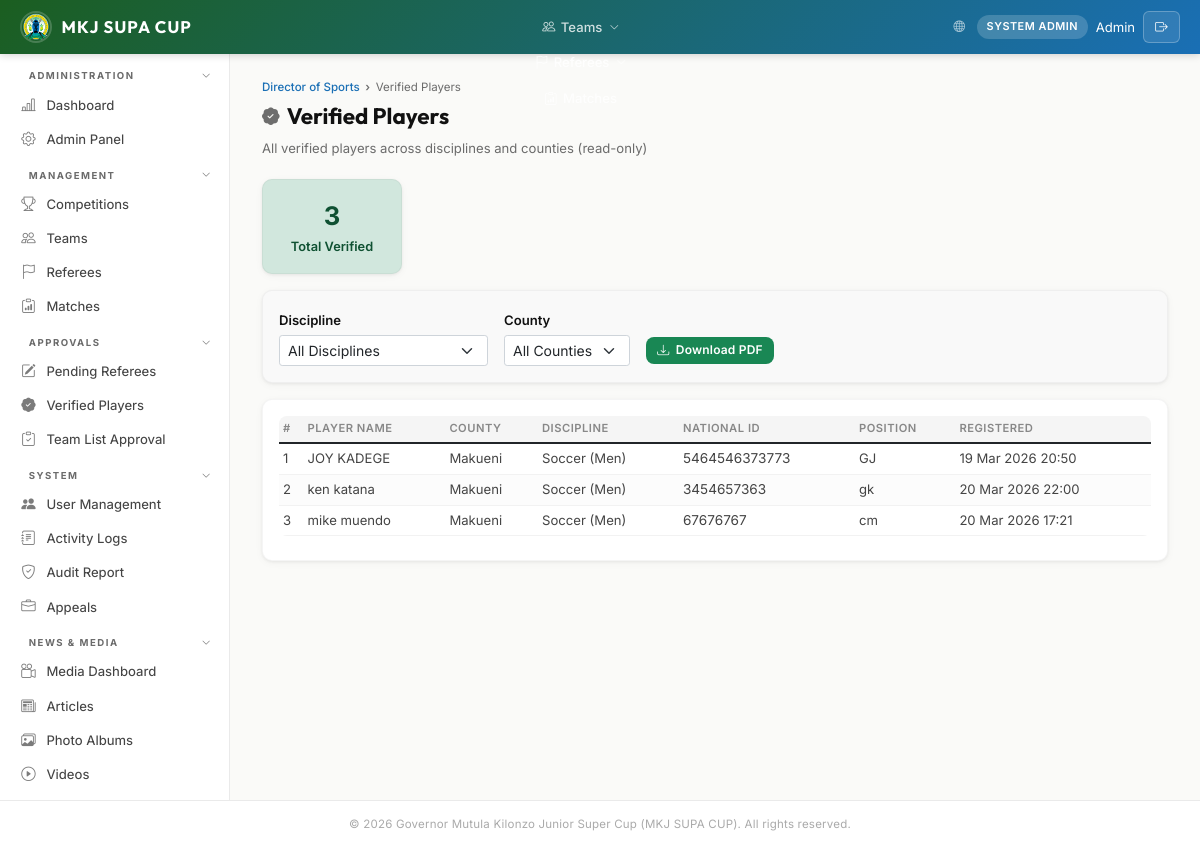
The app's page /portal/director-sports/verified-players/ (signed in) with its own data.
### accounts/models.py (models this page shows, shortened)
class User(AbstractBaseUser, PermissionsMixin):
    email       = models.EmailField(unique=True)
    first_name  = models.CharField(max_length=100)
    last_name   = models.CharField(max_length=100)
    phone       = models.CharField(max_length=13, validators=[kenya_phone_validator])
    role        = models.CharField(max_length=30, choices=UserRole.choices, default=UserRole.TEAM_MANAGER)
    county      = models.CharField(max_length=100, blank=True, help_text="Kenyan county")
    sub_county  = models.CharField(
        max_length=100, blank=True, default="",
        help_text="Sub-county or constituency assignment for sub-county sports officers",
    )
    profile_photo = models.ImageField(upload_to="profiles/", null=True, blank=True)
    is_active   = models.BooleanField(default=True)
    is_staff    = models.BooleanField(default=False)
    is_suspended = models.BooleanField(default=False, help_text="Admin-suspended account")
    assigned_discipline = models.CharField(
        max_length=30, blank=True, default="",
        help_text="Sport family or discipline this user manages (for Coordinator / Scout roles)",
    )
    must_change_password = models.BooleanField(
        default=False,
        help_text="When True the user must set a new password on next login.",
    )
    date_joined = models.DateTimeField(default=timezone.now)
    last_login  = models.DateTimeField(null=True, blank=True)
    objects = UserManager()
    USERNAME_FIELD  = "email"
    REQUIRED_FIELDS = ["first_name", "last_name"]
    class Meta:
        verbose_name      = "User"
        verbose_name_plural = "Users"
        ordering = ["last_name", "first_name"]

### teams/models.py (models this page shows, shortened)
class CountyPlayer(models.Model):
    discipline = models.ForeignKey(
        CountyDiscipline, on_delete=models.CASCADE,
        related_name="players",
    )
    first_name = models.CharField(max_length=100)
    last_name = models.CharField(max_length=100)
    date_of_birth = models.DateField()
    national_id_number = models.CharField(
        max_length=20, unique=True, validators=[national_id_validator],
        help_text="National ID — unique across all counties and disciplines",
    )
    huduma_number = models.CharField(
        max_length=30, blank=True, default="",
        help_text="Huduma Namba / Huduma Kenya number",
    )
    phone = models.CharField(max_length=13, validators=[kenya_phone_validator])
    sub_county = models.CharField(
        max_length=100, blank=True, default="",
        help_text="Sub-county the player represents",
    )
    ward = models.CharField(
        max_length=100, blank=True, default="",
        help_text="Ward within the sub-county",
    )
    position = models.CharField(max_length=10, blank=True, default="",
                                help_text="Player position (where applicable)")
    jersey_number = models.PositiveIntegerField(null=True, blank=True,
                                                help_text="Jersey number")
    photo = models.ImageField(upload_to="county_players/photos/", null=True, blank=True,
                              help_text="Passport-size photo (required)")
    iprs_photo = models.ImageField(
        upload_to="county_players/iprs_photos/", null=True, blank=True,
        help_text="Passport photo returned from IPRS lookup (auto-populated)",
    )
    id_document = models.ImageField(upload_to="county_players/ids/", null=True, blank=True,
                                    help_text="Copy of National ID (required)")
    birth_certificate = models.ImageField(
        upload_to="county_players/birth_certs/", null=True, blank=True,
        help_text="Copy of Birth Certificate (optional)",
    )
    verification_status = models.CharField(
        max_length=20,
        choices=[
            ("pending", "Pending Verification"),
            ("verified", "Verified / Approved"),
            ("rejected", "Rejected"),
            ("resubmit", "Requires Resubmission"),
        ],
        default="pending",
    )
    rejection_reason = models.TextField(blank=True, default="")
    huduma_status = models.CharField(
        max_length=20,
        choices=[
            ("not_checked", "Not Checked"),
            ("verified", "Verified"),
            ("failed", "Failed"),
        ],
        default="not_checked",
    )
    huduma_verified_at = models.DateTimeField(null=True, blank=True)
    higher_league_status = models.CharField(
        max_length=20,
        choices=[
            ("not_checked", "Not Checked"),
            ("clear", "Clear"),
            ("flagged", "Flagged — Higher League / National Team"),
        ],
        default="not_checked",
        help_text="For non-football disciplines: check if player is in higher league or national team",
    )
    higher_league_details = models.TextField(
        blank=True, default="",
        help_text="Details of higher league / national team participation if flagged",
    )
    registered_at = models.DateTimeField(auto_now_add=True)
    class Meta:
        ordering = ["last_name", "first_name"]

class CountyDiscipline(models.Model):
    registration = models.ForeignKey(
        CountyRegistration, on_delete=models.CASCADE,
        related_name="disciplines",
    )
    sport_type = models.CharField(max_length=30, choices=SportType.choices)
    sub_county = models.CharField(
        max_length=100,
        blank=True,
        default="",
        help_text="Sub-county or constituency that owns this discipline entry",
    )
    class Meta:
        unique_together = ["registration", "sport_type", "sub_county"]
        ordering = ["sub_county", "sport_type"]

class CountyRegistration(models.Model):
    user = models.OneToOneField(
        settings.AUTH_USER_MODEL,
        on_delete=models.CASCADE,
        related_name="county_registration",
    )
    county = models.CharField(
        max_length=100,
        choices=KenyaCounty.choices,
        unique=True,
        help_text="Kenyan county (only one admin per county)",
    )
    director_name = models.CharField(
        max_length=200, blank=True, default="",
        help_text="Full name of the Director of Sports for this county",
    )
    director_phone = models.CharField(
        max_length=13, validators=[kenya_phone_validator],
        help_text="Phone number of the Director of Sports",
    )
    status = models.CharField(
        max_length=20,
        choices=CountyRegStatus.choices,
        default=CountyRegStatus.PENDING_PAYMENT,
    )
    mpesa_reference = models.CharField(max_length=100, blank=True, default="",
                                        help_text="M-Pesa transaction code from confirmation SMS")
    mpesa_phone = models.CharField(max_length=13, blank=True, default="", validators=[kenya_phone_validator],
                                    help_text="Phone number used for M-Pesa payment")
    mpesa_checkout_id = models.CharField(max_length=100, blank=True, default="",
                                          help_text="Daraja STK push CheckoutRequestID")
    bank_slip = models.FileField(upload_to="county_reg/bank_slips/", null=True, blank=True,
                                  help_text="Bank deposit slip (image or PDF)")
    bank_reference = models.CharField(max_length=100, blank=True, default="",
                                       help_text="Bank payment/transfer reference code")
    payment_amount = models.DecimalField(max_digits=10, decimal_places=2, null=True, blank=True)
    payment_method = models.CharField(max_length=20, blank=True, default="",
                                       help_text="mpesa or bank_transfer")
    payment_submitted_at = models.DateTimeField(null=True, blank=True)
    approved_by = models.ForeignKey(
        settings.AUTH_USER_MODEL,
        on_delete=models.SET_NULL,
        null=True, blank=True,
        related_name="county_approvals",
    )
    approved_at = models.DateTimeField(null=True, blank=True)
    rejection_reason = models.TextField(blank=True, default="")
    created_at = models.DateTimeField(auto_now_add=True)
    updated_at = models.DateTimeField(auto_now=True)
    class Meta:
        ordering = ["county"]

### mkj_cms/web_views.py (the view)
# urls.py: path("portal/director-sports/verified-players/", director_sports_verified_players_view, name="director_sports_verified_players"),
@role_required('director_sports', 'admin')
def director_sports_verified_players_view(request):
    discipline_filter = request.GET.get('discipline', '')
    county_filter = request.GET.get('county', '')
    players = CountyPlayer.objects.filter(
        verification_status='verified',
    ).select_related('discipline', 'discipline__registration').order_by(
        'discipline__sport_type', 'discipline__registration__county', 'last_name',
    )
    if discipline_filter:
        players = players.filter(discipline__sport_type=discipline_filter)
    if county_filter:
        players = players.filter(discipline__registration__county=county_filter)
    disc_values = CountyDiscipline.objects.values_list('sport_type', flat=True).distinct().order_by('sport_type')
    disc_choices = [(st, dict(SportType.choices).get(st, st)) for st in disc_values]
    counties = CountyRegistration.objects.values_list('county', flat=True).distinct().order_by('county')
    return render(request, 'portal/director_sports/verified_players.html', {
        'players': players,
        'disciplines': disc_choices,
        'counties': counties,
        'discipline_filter': discipline_filter,
        'county_filter': county_filter,
        'total': players.count(),
    })

### mkj_cms/web_views.py (called while the page is built)
def role_required(*roles):
    def decorator(view):
        @wraps(view)
        @login_required(login_url='web_login')
        def wrapper(request, *args, **kwargs):
            if request.user.role not in roles and not request.user.is_superuser:
                messages.error(request, 'You do not have permission to access this page.')
                return redirect('dashboard')
            return view(request, *args, **kwargs)
        return wrapper
    return decorator

### templates/portal/director_sports/verified_players.html (shortened to what this page needs)
{% extends 'base.html' %}
{% block content %}
<div class="page-header">
    <div class="breadcrumb">
        <a href="{% url 'director_sports_dashboard' %}">Director of Sports</a>
        <span>Verified Players</span>
    </div>
    <h1><i class="bi bi-patch-check-fill"></i> Verified Players</h1>
    <p>All verified players across disciplines and counties (read-only)</p>
</div>
<div class="d-flex gap-3 mb-3 flex-wrap">
    <div class="card p-3 text-center" style="min-width:140px;background:#d1e7dd;">
        <div style="font-size:1.6rem;font-weight:700;color:#0f5132;">{{ total }}</div>
        <div style="font-size:.8rem;font-weight:600;color:#0f5132;">Total Verified</div>
    </div>
</div>
<div class="card p-3 mb-3" style="background:#f9f9f9;">
    <form method="get" class="d-flex gap-3 align-items-end flex-wrap">
        <div>
            <label class="form-label mb-1" style="font-size:.82rem;font-weight:600;">Discipline</label>
            <select name="discipline" class="form-select form-select-sm" onchange="this.form.submit()">
                <option value="">All Disciplines</option>
            </select>
        </div>
        <div>
            <label class="form-label mb-1" style="font-size:.82rem;font-weight:600;">County</label>
            <select name="county" class="form-select form-select-sm" onchange="this.form.submit()">
                <option value="">All Counties</option>
            </select>
        </div>
        <a href="{% url 'verified_players_pdf' %}?" class="btn btn-sm btn-success" style="margin-bottom:2px;">
            <i class="bi bi-download"></i> Download PDF
        </a>
    </form>
</div>
<div class="card p-3">
    <div class="table-responsive">
        <table class="table table-sm table-hover mb-0">
            <thead style="background:#f5f5f5;">
                <tr>
                    <th>#</th>
                    <th>Player Name</th>
                    <th>County</th>
                    <th>Discipline</th>
                    <th>National ID</th>
                    <th>Position</th>
                    <th>Registered</th>
                </tr>
            </thead>
            <tbody>
                {% for p in players %}
                <tr>
                    <td>{{ forloop.counter }}</td>
                    <td>{{ p.first_name }} {{ p.last_name }}</td>
                    <td>{{ p.discipline.registration.county|default:"—" }}</td>
                    <td>{{ p.discipline.get_sport_type_display }}</td>
                    <td style="font-size:.85rem;">{{ p.national_id_number }}</td>
                    <td>{{ p.position|default:"—" }}</td>
                    <td style="font-size:.82rem;white-space:nowrap;">
                        {{ p.registered_at|date:"d M Y H:i"|default:"—" }}
                    </td>
                </tr>
                {% empty %}
                <tr><td colspan="7" class="text-muted text-center">No verified players found</td></tr>
                {% endfor %}
            </tbody>
        </table>
    </div>
</div>
{% endblock %}

### templates/base.html (shortened to what this page needs)
{% load static %}
<!DOCTYPE html>
<html lang="en">
<head>
    <link rel="stylesheet" href="https://cdn.jsdelivr.net/npm/bootstrap@5.1.3/dist/css/bootstrap.min.css">
    <link rel="stylesheet" href="{% static 'css/style.css' %}">
    <link rel="stylesheet" href="https://cdn.jsdelivr.net/npm/bootstrap-icons@1.11.3/font/bootstrap-icons.min.css">
</head>
<body>
    {% block body %}
    <nav class="navbar">
        <div style="display:flex;align-items:center;gap:0">
            <a href="{% url 'dashboard' %}" class="navbar-brand">
                <img src="{% static 'img/Makueni logo.png' %}" alt="Makueni County Logo">
                <span>MKJ SUPA CUP</span>
            </a>
        </div>
        <ul class="navbar-nav">
            {% if user.role == 'admin' or user.role == 'competition_manager' %}
            <li>
                <a href="{% url 'competitions_list' %}" class=""></a>
            </li>
            {% endif %}
            {% if user.role == 'admin' or user.role == 'competition_manager' or user.role == 'verification_officer' or user.role == 'team_manager' %}
            <li>
                <a href="{% url 'teams_list' %}" class="{% if 'team' in request.resolver_match.url_name %}active{% endif %}"><i class="bi bi-people"></i> Teams <i class="bi bi-chevron-down" style="font-size:.6rem;margin-left:.1rem"></i></a>
            </li>
            {% endif %}
            {% if user.role == 'admin' or user.role == 'coordinator' or user.role == 'referee' %}
            <li>
                <a href="{% url 'referees_list' %}" class=""><i class="bi bi-flag"></i> <i class="bi bi-chevron-down" style="font-size:.6rem;margin-left:.1rem"></i></a>
            </li>
            {% endif %}
            <li><a href="{% url 'matches_list' %}" class="{% if 'match' in request.resolver_match.url_name %}active{% endif %}"><i class="bi bi-clipboard-data"></i> Matches</a></li>
        </ul>
        <div class="navbar-user">
            <a href="{% url 'home' %}" style="color:rgba(255,255,255,.65);font-size:.72rem;margin-right:.25rem;"><i class="bi bi-globe"></i></a>
            <span class="role-badge">{{ user.get_role_display }}</span>
            <span style="font-size:.82rem">{{ user.first_name }}</span>
            <form method="post" action="{% url 'web_logout' %}" style="display:inline;">
                <button type="submit" class="btn-logout"><i class="bi bi-box-arrow-right"></i></button>
            </form>
        </div>
    </nav>
    <div class="layout">
        {% include 'includes/sidebar.html' %}
        <main class="main-content">
            {% block content %}{% endblock %}
        </main>
    </div>
    <footer class="footer">
        &copy; 2026 Governor Mutula Kilonzo Junior Super Cup (MKJ SUPA CUP). All rights reserved.
    </footer>
    {% endblock %}
</body>
</html>

### records on screen
User: role "SYSTEM ADMIN", first_name "Admin"
CountyPlayer: first_name "JOY", last_name "KADEGE", discipline.registration.county "Makueni", discipline.sport_type "Soccer (Men)", national_id_number "5464546373773", position "GJ", registered_at "19 Mar 2026 20:50"
CountyPlayer: first_name "ken", last_name "katana", discipline.registration.county "Makueni", discipline.sport_type "Soccer (Men)", national_id_number "3454657363", position "gk", registered_at "20 Mar 2026 22:00"
CountyPlayer: first_name "mike", last_name "muendo", discipline.registration.county "Makueni", discipline.sport_type "Soccer (Men)", national_id_number "67676767", position "cm", registered_at "20 Mar 2026 17:21"

### other values on screen
{{ total }} "3"
